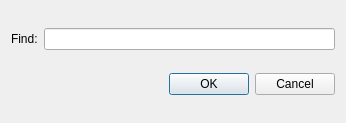
<?xml version="1.0" encoding="UTF-8"?>
<ui version="4.0">
 <class>Search</class>
 <widget class="QDialog" name="Search">
  <property name="geometry">
   <rect>
    <x>0</x>
    <y>0</y>
    <width>346</width>
    <height>123</height>
   </rect>
  </property>
  <property name="sizePolicy">
   <sizepolicy hsizetype="Fixed" vsizetype="Minimum">
    <horstretch>0</horstretch>
    <verstretch>0</verstretch>
   </sizepolicy>
  </property>
  <property name="windowTitle">
   <string>Search</string>
  </property>
  <layout class="QVBoxLayout" name="verticalLayout">
   <item>
    <layout class="QHBoxLayout" name="horizontalLayout">
     <property name="sizeConstraint">
      <enum>QLayout::SetDefaultConstraint</enum>
     </property>
     <item>
      <widget class="QLabel" name="label">
       <property name="sizePolicy">
        <sizepolicy hsizetype="Preferred" vsizetype="Maximum">
         <horstretch>0</horstretch>
         <verstretch>0</verstretch>
        </sizepolicy>
       </property>
       <property name="text">
        <string>Find:</string>
       </property>
      </widget>
     </item>
     <item>
      <widget class="QLineEdit" name="lineEdit">
       <property name="sizePolicy">
        <sizepolicy hsizetype="Expanding" vsizetype="Maximum">
         <horstretch>0</horstretch>
         <verstretch>0</verstretch>
        </sizepolicy>
       </property>
      </widget>
     </item>
    </layout>
   </item>
   <item>
    <widget class="QDialogButtonBox" name="buttonBox">
     <property name="orientation">
      <enum>Qt::Horizontal</enum>
     </property>
     <property name="standardButtons">
      <set>QDialogButtonBox::Cancel|QDialogButtonBox::Ok</set>
     </property>
    </widget>
   </item>
  </layout>
 </widget>
 <resources/>
 <connections>
  <connection>
   <sender>buttonBox</sender>
   <signal>accepted()</signal>
   <receiver>Search</receiver>
   <slot>accept()</slot>
   <hints>
    <hint type="sourcelabel">
     <x>248</x>
     <y>254</y>
    </hint>
    <hint type="destinationlabel">
     <x>157</x>
     <y>274</y>
    </hint>
   </hints>
  </connection>
  <connection>
   <sender>buttonBox</sender>
   <signal>rejected()</signal>
   <receiver>Search</receiver>
   <slot>reject()</slot>
   <hints>
    <hint type="sourcelabel">
     <x>316</x>
     <y>260</y>
    </hint>
    <hint type="destinationlabel">
     <x>286</x>
     <y>274</y>
    </hint>
   </hints>
  </connection>
 </connections>
</ui>
